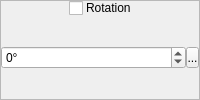
      <widget class="QFrame" name="frame_5">
       <property name="frameShape">
        <enum>QFrame::StyledPanel</enum>
       </property>
       <property name="frameShadow">
        <enum>QFrame::Raised</enum>
       </property>
       <layout class="QVBoxLayout" name="verticalLayout_7">
        <property name="spacing">
         <number>0</number>
        </property>
        <property name="margin">
         <number>0</number>
        </property>
        <item>
         <widget class="QWidget" name="widget_25" native="true">
          <property name="sizePolicy">
           <sizepolicy hsizetype="Preferred" vsizetype="Fixed">
            <horstretch>0</horstretch>
            <verstretch>0</verstretch>
           </sizepolicy>
          </property>
          <property name="styleSheet">
           <string notr="true">.QWidget
{
	border-width: 1px;
	border-style: solid;
	border-color: palette(window-text);
	background-color: palette(window-text);
}

.QWidget&gt;QLabel
{
	border-width: 0px;
	background-color: palette(window-text);
	color: palette(window);
	font-weight: bold;
}</string>
          </property>
          <layout class="QHBoxLayout" name="horizontalLayout_27">
           <property name="spacing">
            <number>3</number>
           </property>
           <property name="margin">
            <number>0</number>
           </property>
           <item>
            <spacer name="horizontalSpacer_11">
             <property name="orientation">
              <enum>Qt::Horizontal</enum>
             </property>
             <property name="sizeHint" stdset="0">
              <size>
               <width>10</width>
               <height>15</height>
              </size>
             </property>
            </spacer>
           </item>
           <item>
            <widget class="QCheckBox" name="cbRotation">
             <property name="sizePolicy">
              <sizepolicy hsizetype="Fixed" vsizetype="Fixed">
               <horstretch>0</horstretch>
               <verstretch>0</verstretch>
              </sizepolicy>
             </property>
             <property name="text">
              <string/>
             </property>
            </widget>
           </item>
           <item>
            <widget class="QLabel" name="label_12">
             <property name="sizePolicy">
              <sizepolicy hsizetype="Fixed" vsizetype="Fixed">
               <horstretch>0</horstretch>
               <verstretch>0</verstretch>
              </sizepolicy>
             </property>
             <property name="text">
              <string>Rotation</string>
             </property>
            </widget>
           </item>
           <item>
            <spacer name="horizontalSpacer_12">
             <property name="orientation">
              <enum>Qt::Horizontal</enum>
             </property>
             <property name="sizeHint" stdset="0">
              <size>
               <width>10</width>
               <height>15</height>
              </size>
             </property>
            </spacer>
           </item>
          </layout>
         </widget>
        </item>
        <item>
         <widget class="QWidget" name="wRotation" native="true">
          <layout class="QHBoxLayout" name="horizontalLayout_8">
           <property name="spacing">
            <number>0</number>
           </property>
           <property name="margin">
            <number>0</number>
           </property>
           <item>
            <widget class="QSpinBox" name="sbRotation">
             <property name="wrapping">
              <bool>true</bool>
             </property>
             <property name="accelerated">
              <bool>true</bool>
             </property>
             <property name="suffix">
              <string>°</string>
             </property>
             <property name="minimum">
              <number>-359</number>
             </property>
             <property name="maximum">
              <number>360</number>
             </property>
             <property name="value">
              <number>0</number>
             </property>
            </widget>
           </item>
           <item>
            <widget class="SpinBoxSideButton" name="bRotationSideButton">
             <property name="minimumSize">
              <size>
               <width>13</width>
               <height>21</height>
              </size>
             </property>
             <property name="maximumSize">
              <size>
               <width>13</width>
               <height>21</height>
              </size>
             </property>
             <property name="text">
              <string>...</string>
             </property>
             <property name="icon">
              <iconset resource="gui_icons.qrc">
               <normaloff>:/icons/spinBoxSideButton.png</normaloff>:/icons/spinBoxSideButton.png</iconset>
             </property>
             <property name="iconSize">
              <size>
               <width>8</width>
               <height>16</height>
              </size>
             </property>
            </widget>
           </item>
          </layout>
         </widget>
        </item>
       </layout>
      </widget>
